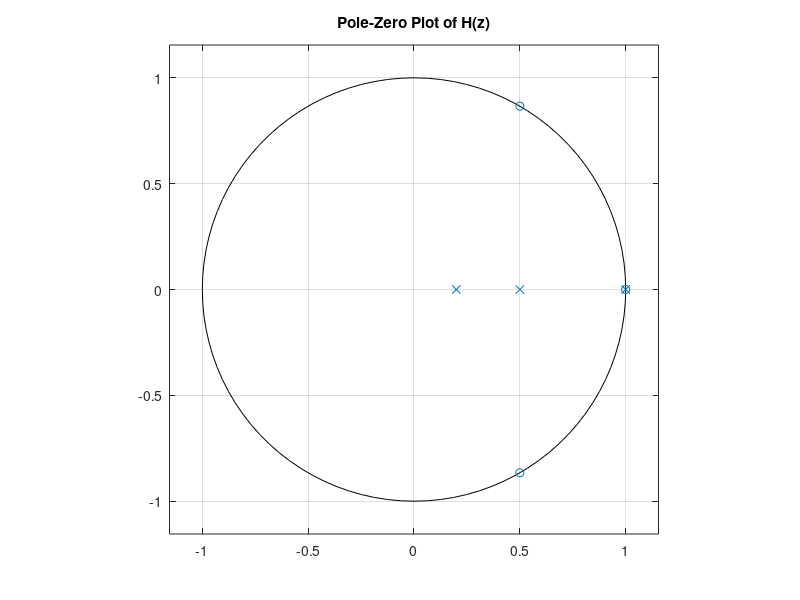

Recreate this plot in MATLAB.


%EET 3370: DIGITAL SIGNAL PROCESSING
%LAB 1.
%GROUP MEMBERS:
%1. JOSHUA MUTHENYA WAMBUA EG209/109705/22
%2. AKALA DALVAN EG209/109726/22

%question 2

% Define numerator and denominator (descending powers of z)
num = [1 -2 2 -1];          % z^3 - 2z^2 + 2z - 1
den = conv(conv([1 -1], [1 -0.5]), [1 -0.2]);  % (z - 1)(z - 0.5)(z - 0.2)

% Pole-zero plot
figure;
zplane(num, den);
title('Pole-Zero Plot of H(z)');

% Check poles
poles = roots(den);
disp('Poles:');
disp(poles);

% Stability check
if all(abs(poles) < 1)
    disp('System is stable.');
else
    disp('System is unstable.');
end
